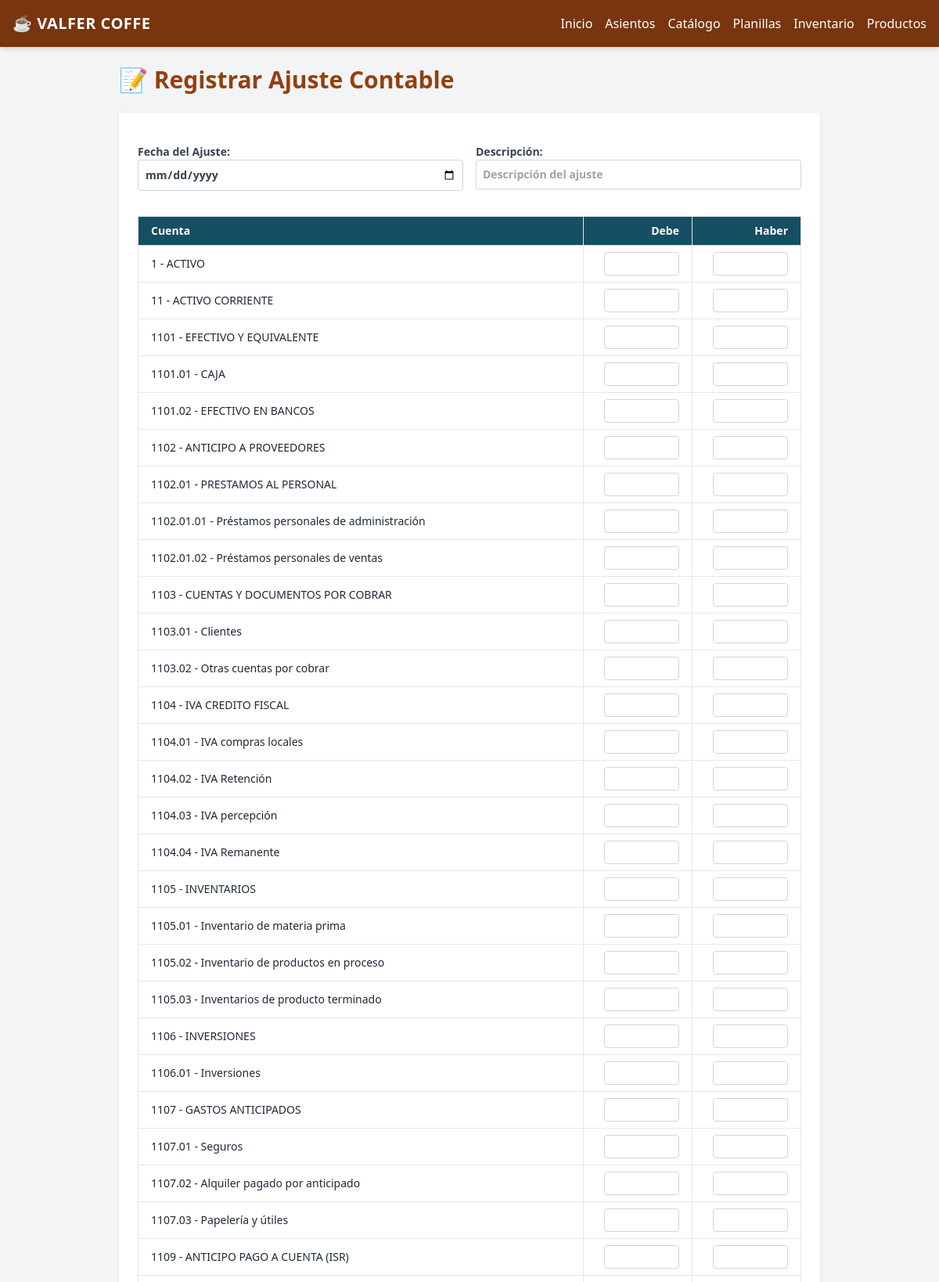
/ajustes/nuevo/ (upper part), run on the app's committed database.
### contabilidad/models.py (models this page shows, shortened)
class CuentaContable(models.Model):
    codigo = models.CharField(max_length=20, unique=True)
    nombre = models.CharField(max_length=255)
    tipo = models.CharField(max_length=50, choices=TIPOS_CUENTA)
    nivel = models.IntegerField()
    padre = models.ForeignKey('self', null=True, blank=True, on_delete=models.CASCADE)

### contabilidad/views.py (the view, shortened to what this page needs)
# urls.py: path('ajustes/nuevo/', views.crear_ajuste, name='crear_ajuste'),
def crear_ajuste(request):
    cuentas = CuentaContable.objects.all().order_by('codigo')
    return render(request, 'contabilidad/crear_ajuste.html', {
        'cuentas': cuentas
    })

### contabilidad/templates/contabilidad/crear_ajuste.html (shortened to what this page needs)
{% extends 'contabilidad/base.html' %}
{% block content %}
<div class="max-w-4xl mx-auto">
    <h2 class="text-3xl font-extrabold text-amber-800 mb-6">📝 Registrar Ajuste Contable</h2>
    <form method="post" class="bg-white p-6 rounded shadow space-y-4">
        <div class="flex flex-wrap gap-4">
            <label class="flex flex-col text-sm font-semibold text-gray-700 flex-1">
                Fecha del Ajuste:
                <input type="date" name="fecha" class="border border-gray-300 rounded p-2">
            </label>
            <label class="flex flex-col text-sm font-semibold text-gray-700 flex-1">
                Descripción:
                <input type="text" name="descripcion" class="border border-gray-300 rounded p-2" placeholder="Descripción del ajuste">
            </label>
        </div>
        <div class="overflow-x-auto">
            <table class="w-full text-sm border mt-4">
                <thead class="bg-cyan-900 text-white">
                    <tr>
                        <th class="border px-4 py-2 text-left">Cuenta</th>
                        <th class="border px-4 py-2 text-right">Debe</th>
                        <th class="border px-4 py-2 text-right">Haber</th>
                    </tr>
                </thead>
                <tbody>
                    {% for cuenta in cuentas %}
                    <tr class="border-t hover:bg-amber-50">
                        <td class="border px-4 py-2">
                            {{ cuenta.codigo }} - {{ cuenta.nombre }}
                        </td>
                        <td class="border px-4 py-2 text-right">
                            <input type="number" name="debe_{{ cuenta.id }}" step="0.01" class="border border-gray-300 rounded p-1 w-24 text-right">
                        </td>
                        <td class="border px-4 py-2 text-right">
                            <input type="number" name="haber_{{ cuenta.id }}" step="0.01" class="border border-gray-300 rounded p-1 w-24 text-right">
                        </td>
                    </tr>
                    {% endfor %}
                </tbody>
            </table>
        </div>
    </form>
</div>
{% endblock %}

### data on the page
CuentaContable: codigo "1", nombre "ACTIVO"
CuentaContable: codigo "11", nombre "ACTIVO CORRIENTE"
CuentaContable: codigo "1101", nombre "EFECTIVO Y EQUIVALENTE"
CuentaContable: codigo "1101.01", nombre "CAJA"
CuentaContable: codigo "1101.02", nombre "EFECTIVO EN BANCOS"
CuentaContable: codigo "1102", nombre "ANTICIPO A PROVEEDORES"
CuentaContable: codigo "1102.01", nombre "PRESTAMOS AL PERSONAL"
CuentaContable: codigo "1102.01.01", nombre "Préstamos personales de administración"
CuentaContable: codigo "1102.01.02", nombre "Préstamos personales de ventas"
CuentaContable: codigo "1103", nombre "CUENTAS Y DOCUMENTOS POR COBRAR"
CuentaContable: codigo "1103.01", nombre "Clientes"
CuentaContable: codigo "1103.02", nombre "Otras cuentas por cobrar"
CuentaContable: codigo "1104", nombre "IVA CREDITO FISCAL"
CuentaContable: codigo "1104.01", nombre "IVA compras locales"
CuentaContable: codigo "1104.02", nombre "IVA Retención"
CuentaContable: codigo "1104.03", nombre "IVA percepción"
CuentaContable: codigo "1104.04", nombre "IVA Remanente"
CuentaContable: codigo "1105", nombre "INVENTARIOS"
CuentaContable: codigo "1105.01", nombre "Inventario de materia prima"
CuentaContable: codigo "1105.02", nombre "Inventario de productos en proceso"
CuentaContable: codigo "1105.03", nombre "Inventarios de producto terminado"
CuentaContable: codigo "1106", nombre "INVERSIONES"
CuentaContable: codigo "1106.01", nombre "Inversiones"
CuentaContable: codigo "1107", nombre "GASTOS ANTICIPADOS"
CuentaContable: codigo "1107.01", nombre "Seguros"
CuentaContable: codigo "1107.02", nombre "Alquiler pagado por anticipado"
CuentaContable: codigo "1107.03", nombre "Papelería y útiles"
CuentaContable: codigo "1109", nombre "ANTICIPO PAGO A CUENTA (ISR)"
